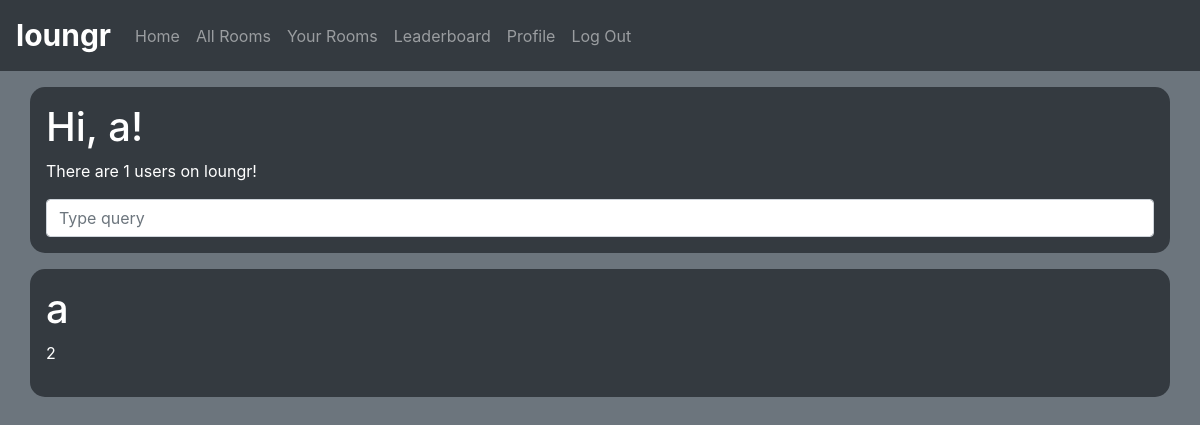
The page /leaderboard (signed in) on the database as committed earlier.
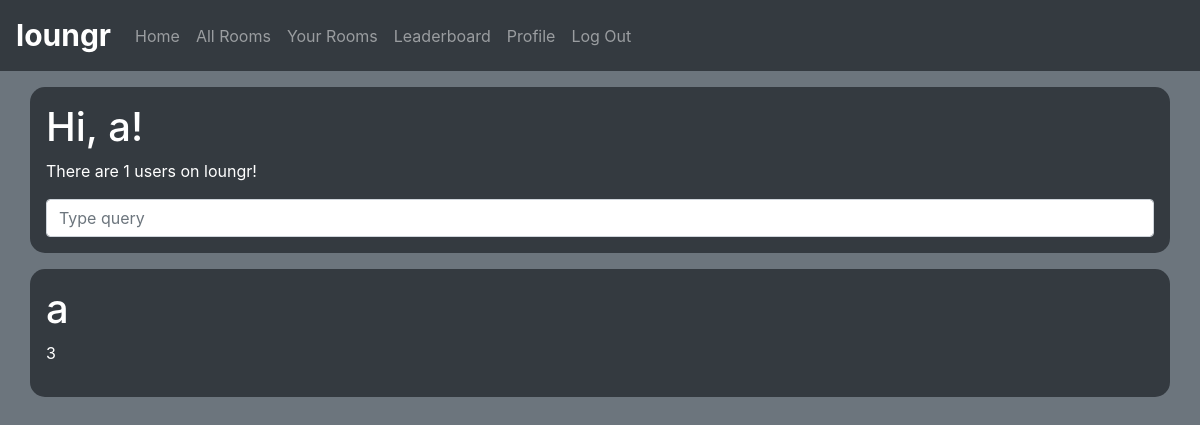
The same page on the database as committed later.
### app/models.py (models this page shows, shortened)
class User(UserMixin, db.Model):
    id = db.Column(db.Integer, primary_key=True)
    username = db.Column(db.String(64), index=True, unique=True)
    email = db.Column(db.String(120), index=True, unique=True)
    password_hash = db.Column(db.String(128))
    posts = db.relationship('Post', backref='author', lazy='dynamic')
    replies = db.relationship('Reply', backref='author', lazy='dynamic')
    about_me = db.Column(db.String(140))
    last_seen = db.Column(db.DateTime, default=datetime.utcnow)
    followed = db.relationship(
        'User', secondary = followers,
        primaryjoin = (followers.c.follower_id == id),
        secondaryjoin = (followers.c.followed_id == id),
        backref = db.backref('followers', lazy='dynamic'), lazy='dynamic')
    liked = db.relationship(
    'PostLike',
    foreign_keys='PostLike.user_id',
    backref='user', lazy='dynamic')
    rooms = db.relationship('Room', secondary=members)
    def no_likes(self):
        ps = self.posts
        l = 0
        for p in ps:
            l += p.likes.count()
        return l
    """
    def followers(self):
        followers = []

        for user in User.query.all():
            if user.is_following(self):
                followers.append(user)

        return len(followers)
    """

### app/routes.py (the view)
@app.route('/leaderboard')
@login_required
def leaderboard():
    users = User.query.all()
    no_users = len(users)
    return render_template('leaderboard.html', users=users, no_users=no_users)

### app/models.py (called while the page is built)
@login.user_loader
def load_user(id):
    return User.query.get(int(id))

### app/routes.py (called while the page is built)
@app.before_request
def before_request():
    if current_user.is_authenticated:
        current_user.last_seen = datetime.utcnow()
        db.session.commit()

### app/templates/leaderboard.html
{% extends "base.html" %}
{% block content %}
<div class="container p-3 my-3 bg-dark text-white border-0" style="border-radius: 15px">
    <h1>Hi, {{ current_user.username }}!</h1>
    <p>There are {{ no_users }} users on loungr!</p>
    <div class="form-outline">
        <input type="search" id="form1" class="form-control" placeholder="Type query"
        aria-label="Search" />
      </div>
</div>
    {% for user in users %}
        <div class="container p-3 my-3 bg-dark text-white border-0" style="border-radius: 15px">
            <h1>{{ user.username }}</h1>
            <p>{{ user.no_likes() }}</p>
        </div>
    {% endfor %}
{% endblock %}

### app/templates/base.html (shortened to what this page needs)
<!DOCTYPE html>
<html lang="en">
<head>
  <link rel="stylesheet" href="https://maxcdn.bootstrapcdn.com/bootstrap/4.0.0/css/bootstrap.min.css">
</head>
<body class="bg-secondary">
<nav class="navbar navbar-expand-lg navbar-dark bg-dark">
    <a style="font-weight: bold; font-size: 30px;" class="navbar-brand" href="{{ url_for ('index')}}">loungr</a>
    <div class="collapse navbar-collapse" id="navbarSupportedContent">
        <ul class="nav navbar-nav">
            <li class ="nav-item">
            <a class="nav-link" href="{{ url_for('index')}}">Home</a>
          </li>
          <li class="nav-item">
            <a class="nav-link" href="{{ url_for('allrooms')}}">All Rooms</a>
            </li>
          <li class="nav-item">
            <a class="nav-link" href="{{ url_for('rooms')}}">Your Rooms</a>
            </li>
            <li class="nav-item">
              <a class="nav-link" href="{{ url_for('leaderboard')}}">Leaderboard</a>
              </li>
          {% if current_user.is_anonymous %}
          <li class="nav-item">
                  <a class="nav-link" href="{{ url_for('login') }}">Sign In</a>
                </li>
          <li class="nav-item">
              <a class="nav-link" href="{{ url_for('register')}}">Register</a>
              </li>
              {% else %}
          <li class="nav-item">
            <a class="nav-link" href="{{ url_for('user', username = current_user.username) }}">Profile</a>
          </li>
          <li class="nav-item">
            <a class="nav-link" href="{{ url_for('logout') }}">Log Out</a>
          </li>
          {% endif %}
          </ul>
    </div>
  </nav>
{% block content %}{% endblock%}
</body>
</html>

### app/templates/base.html (style rules this page uses)
.navbar { margin-bottom: 0; border-radius: 0; }

Rows that differ between the two databases and show on the page:
changed User: no_likes "2" → "3"
